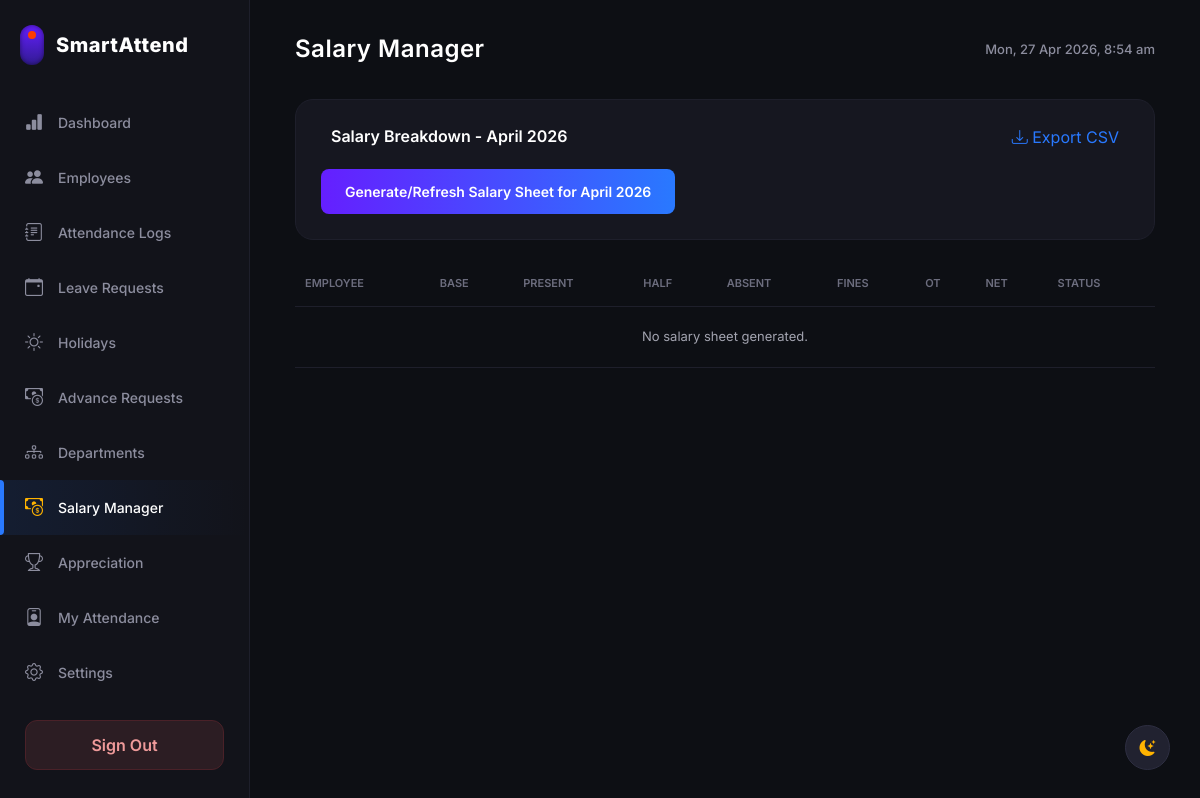
Before: /hr_dashboard.php?page=salary (signed in) with the older database file.
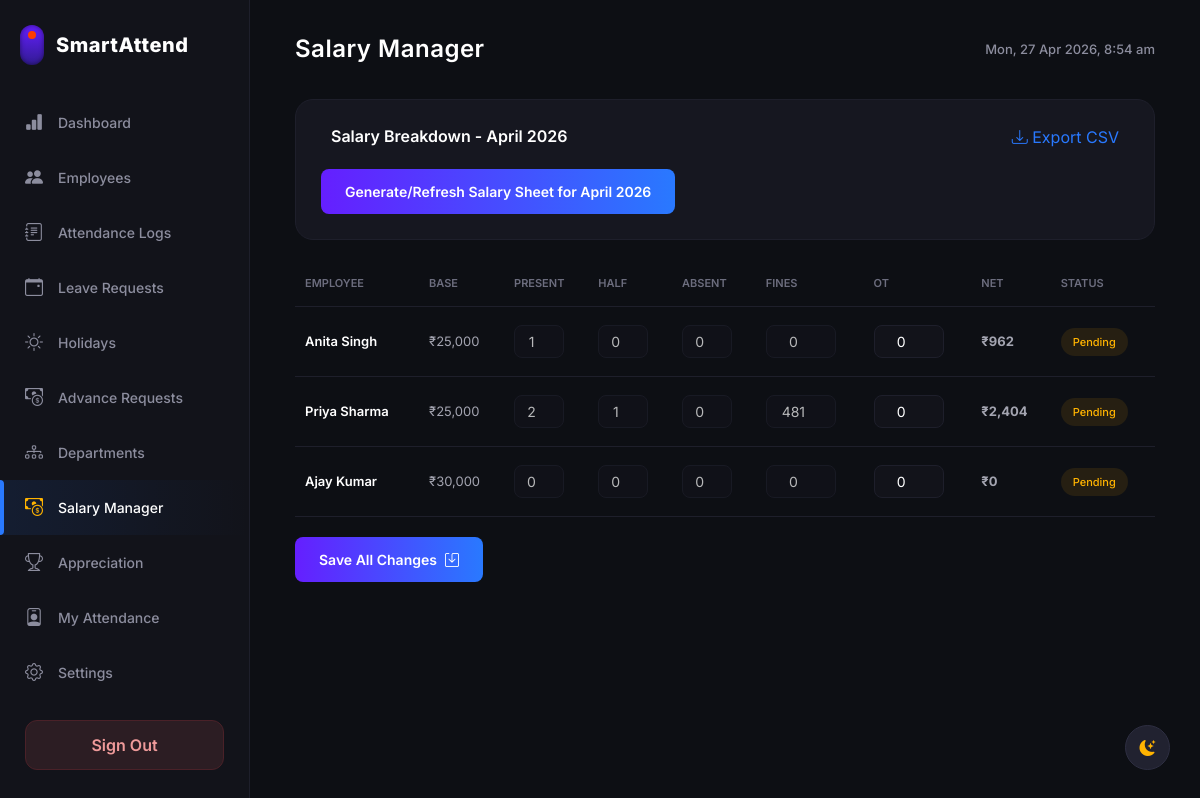
After: the same page with the newer database file.
### tables this page shows
CREATE TABLE `salaries` (
  `id` int(11) NOT NULL,
  `user_id` int(11) NOT NULL,
  `month_year` varchar(50) NOT NULL,
  `base_salary` int(11) NOT NULL,
  `present_days` int(11) NOT NULL DEFAULT 26,
  `half_days` int(11) NOT NULL DEFAULT 0,
  `absent_days` int(11) NOT NULL DEFAULT 0,
  `late_fines` int(11) NOT NULL DEFAULT 0,
  `ot_bonus` int(11) NOT NULL DEFAULT 0,
  `advance_deduction` int(11) NOT NULL DEFAULT 0,
  `net_payable` int(11) NOT NULL,
  `status` varchar(50) DEFAULT 'Pending',
  `created_at` timestamp NOT NULL DEFAULT current_timestamp()
);

CREATE TABLE `users` (
  `id` int(11) NOT NULL,
  `emp_id` varchar(50) DEFAULT NULL,
  `name` varchar(100) NOT NULL,
  `designation` varchar(100) DEFAULT NULL,
  `joining_date` date DEFAULT NULL,
  `email` varchar(100) NOT NULL,
  `phone_number` varchar(20) DEFAULT NULL,
  `password` varchar(255) NOT NULL,
  `role` enum('Admin','HR','Employee') NOT NULL DEFAULT 'Employee',
  `created_at` timestamp NOT NULL DEFAULT current_timestamp(),
  `branch_id` int(11) DEFAULT NULL,
  `department_id` int(11) DEFAULT NULL,
  `base_salary` int(11) NOT NULL DEFAULT 25000,
  `status` varchar(20) DEFAULT 'Active',
  `profile_photo` varchar(255) DEFAULT NULL
);

### hr_dashboard.php (the view, shortened to what the rows shown need)
<?php
require 'db.php';
$hr_branch_id = (int)$_SESSION['branch_id'];
$page = isset($_GET['page']) ? $_GET['page'] : 'dashboard';
function syncBranchSalary($conn, $month, $branch_id) {
    $safe_month = $conn->real_escape_string($month);
}
$search_term = isset($_GET['search']) ? $conn->real_escape_string($_GET['search']) : '';
$search_query = "";
$users = [];
$res = $conn->query("SELECT * FROM users WHERE role IN ('Employee', 'HR') AND branch_id = $hr_branch_id $search_query ORDER BY name ASC");
if($res) while($row = $res->fetch_assoc()) $users[] = $row;
$total_employees = count($users);
$attendance_data = [];
$present_today = count($attendance_data);
$late_today = 0;
$pending_leaves = [];
$pending_advances = [];
$res = $conn->query("SELECT ar.*, u.name as emp_name FROM advance_requests ar JOIN users u ON ar.user_id = u.id WHERE ar.status = 'Pending' AND u.branch_id = $hr_branch_id ORDER BY ar.id DESC");
if($res) while($row = $res->fetch_assoc()) $pending_advances[] = $row;
$total_notifications = count($pending_leaves) + count($pending_advances);
?>
<!DOCTYPE html>
<html lang="en">
<head>
    <link href="https://cdn.jsdelivr.net/npm/bootstrap@5.3.2/dist/css/bootstrap.min.css" rel="stylesheet">
    <link rel="stylesheet" href="https://cdn.jsdelivr.net/npm/bootstrap-icons@1.11.1/font/bootstrap-icons.css">
</head>
<body>
    <div class="sidebar">
        <div class="brand">
            <h1 class="brand-text">SmartAttend</h1>
        </div>
    </div>
    <div class="main-content">
        <?php if ($page === 'dashboard'): ?>
        <div class="top-header">
            <h2>Dashboard (<?= htmlspecialchars($_SESSION['name']) ?>)</h2>
            <div style="display: flex; align-items: center; gap: 15px;">
            <div class="notif-wrapper desktop-notif">
                <button class="notif-btn" id="notifToggleDesktop">
                    <i class="bi bi-bell"></i>
                    <?php if($total_notifications > 0): ?>
                        <span class="notif-badge"><?= $total_notifications ?></span>
                    <?php endif; ?>
                </button>
                <div class="notif-dropdown" id="notifDropdownDesktop">
                    <div class="notif-header">
                        Notifications (<?= $total_notifications ?>)
                    </div>
                    <div class="notif-list">
                        <?php if($total_notifications == 0): ?>
                            <div style="padding: 30px; text-align: center; color: #6c6d7e; font-size: 13px;">No new requests.</div>
                        <?php else: ?>
                            <?php foreach($pending_leaves as $pl): ?>
                                <a href="?page=leave_requests" class="notif-item">
                                    <div class="notif-icon" style="background: rgba(41, 121, 255, 0.1); color: #2979ff;">
                                        <i class="bi bi-calendar-event"></i>
                                    </div>
                                    <div class="notif-content">
                                        <div class="notif-title">Leave Request from <?= htmlspecialchars($pl['emp_name']) ?></div>
                                        <div class="notif-time"><?= date('d M, h:i A', strtotime($pl['created_at'])) ?></div>
                                    </div>
                                </a>
                            <?php endforeach; ?>
                            <?php foreach($pending_advances as $pa): ?>
                                <a href="?page=advance_requests" class="notif-item">
                                    <div class="notif-icon" style="background: rgba(0, 230, 118, 0.1); color: #00e676;">
                                        <i class="bi bi-cash-coin"></i>
                                    </div>
                                    <div class="notif-content">
                                        <div class="notif-title">Advance Request from <?= htmlspecialchars($pa['emp_name']) ?> (₹<?= number_format($pa['amount']) ?>)</div>
                                        <div class="notif-time"><?= date('d M, h:i A', strtotime($pa['created_at'])) ?></div>
                                    </div>
                                </a>
                            <?php endforeach; ?>
                        <?php endif; ?>
                    </div>
                </div>
            </div>
            <div class="header-date" id="topClock"></div>
        </div>
        </div>
        <div class="summary-cards">
            <div class="card-summary">
                <div class="card-title-sm">BRANCH EMPLOYEES</div>
                <div class="card-value val-blue"><?= $total_employees ?></div>
                <div class="card-subtext">Registered in your branch</div>
            </div>
            <div class="card-summary">
                <div class="card-title-sm">PRESENT TODAY</div>
                <div class="card-value val-green"><?= $present_today ?></div>
                <div class="card-subtext">Checked in</div>
            </div>
            <div class="card-summary">
                <div class="card-title-sm">LATE TODAY</div>
                <div class="card-value val-orange"><?= $late_today ?></div>
                <div class="card-subtext">After 09:30 AM</div>
            </div>
            <div class="card-summary">
                <div class="card-title-sm">BRANCH FINES</div>
                <?php
                $m_start = date('Y-m-01');
                $m_end = date('Y-m-t');
                $f_res = $conn->query("SELECT SUM(salary_deduction) as total FROM attendance a JOIN users u ON a.user_id = u.id WHERE u.branch_id = $hr_branch_id AND a.date BETWEEN '$m_start' AND '$m_end'");
                $total_fines = $f_res->fetch_assoc()['total'] ?? 0;
                ?>
                <div class="card-value val-red">₹<?= number_format($total_fines) ?></div>
                <div class="card-subtext">This month</div>
            </div>
        </div>
        <div class="table-wrapper">
            <div class="table-header-flex">
                <div style="display: flex; align-items: center; gap: 20px;">
                    <h3>Today's Live Attendance (Your Branch)</h3>
                    <form method="GET" style="margin: 0; display: flex; align-items: center; gap: 12px;">
                        <input type="hidden" name="page" value="dashboard">
                        <div style="position: relative; display: flex; align-items: center;">
                            <i class="bi bi-search" style="position: absolute; left: 12px; color: #8c8d9e; font-size: 13px;"></i>
                            <input type="text" name="search" value="<?= htmlspecialchars($search_term) ?>" placeholder="Search name, ID, role..."
                                style="background: rgba(255,255,255,0.05); border: 1px solid rgba(255,255,255,0.1); color: #fff; padding: 7px 12px 7px 35px; border-radius: 8px; font-size: 13px; outline: none; width: 220px; transition: border-color 0.2s;">
                        </div>
                        <?php if($search_term != ''): ?>
                            <a href="?page=dashboard" style="color: #ff5252; font-size: 13px; text-decoration: none;"><i class="bi bi-x-circle"></i> Clear</a>
                        <?php endif; ?>
                    </form>
                </div>
                <div class="date" id="tableDate"></div>
            </div>
            <table class="app-table">
                <thead>
                    <tr>
                        <th>EMPLOYEE</th>
                        <th>ID</th>
                        <th>SELFIE</th>
                        <th>CHECK IN</th>
                        <th>CHECK OUT</th>
                        <th>BREAK</th>
                        <th>HOURS</th>
                        <th>STATUS</th>
                        <th>FINE</th>
                    </tr>
                </thead>
                <tbody>
                    <?php foreach($users as $u):
                        $att = $attendance_data[$u['id']] ?? null;
                        $status_badge = '<span class="badge-absent">Absent</span>';
                        if ($att) {
                            $clr = $att['status'] == 'Present' ? '#00e676' : ($att['status'] == 'Half Day' ? '#ffb300' : '#ff5252');
                            $bg = $att['status'] == 'Present' ? 'rgba(0,230,118,0.1)' : ($att['status'] == 'Half Day' ? 'rgba(255,179,0,0.1)' : 'rgba(255,82,82,0.1)');
                            $status_badge = "<span style='color: $clr; background: $bg; padding: 4px 10px; border-radius: 20px; font-size: 11px; font-weight: 600;'>".$att['status']."</span>";
                        }
                    ?>
                    <tr>
                        <td>
                            <div style="display: flex; flex-direction: column;">
                                <span style="font-weight: 600; color: #fff;"><?= htmlspecialchars($u['name']) ?></span>
                                <span style="font-size: 11px; color: #8c8d9e;"><?= htmlspecialchars($u['designation'] ?: $u['role']) ?></span>
                            </div>
                        </td>
                        <td style="font-family: monospace; font-weight: 500;"><?= htmlspecialchars($u['emp_id'] ?: 'E-XXXX') ?></td>
                        <td>
                            <?php if($att && $att['check_in_selfie']): ?>
                                <i class="bi bi-camera-fill" style="color: #2979ff; cursor: pointer; font-size: 18px;" onclick="showSelfie('<?= $att['check_in_selfie'] ?>')"></i>
                            <?php else: ?>
                                <span class="text-dash">&mdash;</span>
                            <?php endif; ?>
                        </td>
                        <td style="color: #00e676; font-weight: 500;"><?= ($att && $att['check_in']) ? date('H:i', strtotime($att['check_in'])) : '&mdash;' ?></td>
                        <td style="color: #ff5252; font-weight: 500;"><?= ($att && $att['check_out']) ? date('H:i', strtotime($att['check_out'])) : '&mdash;' ?></td>
                        <td>
                            <?php if($att && $att['break_start']): ?>
                                <div style="font-size: 11px; color: #ffb300;">Start: <?= date('H:i', strtotime($att['break_start'])) ?></div>
                                <div style="font-size: 11px; color: #ffb300;">End: <?= $att['break_end'] ? date('H:i', strtotime($att['break_end'])) : 'Active' ?></div>
                            <?php else: ?>
                                <span class="text-dash">&mdash;</span>
                            <?php endif; ?>
                        </td>
                        <td><?= ($att && $att['working_hours']) ? round($att['working_hours'], 1) . 'h' : '&mdash;' ?></td>
                        <td><?= $status_badge ?></td>
                        <td style="color: #ff5252; font-weight: 600;"><?= ($att && $att['salary_deduction'] > 0) ? '₹' . number_format($att['salary_deduction']) : '&mdash;' ?></td>
                    </tr>
                    <?php endforeach; ?>
                </tbody>
            </table>
        </div>
        <?php elseif ($page === 'salary'):
            $selected_month = isset($_GET['month']) ? $_GET['month'] : date('F Y');
            $safe_month = $conn->real_escape_string($selected_month);
            $s_res = $conn->query("SELECT s.*, u.name, u.role FROM salaries s JOIN users u ON s.user_id = u.id WHERE s.month_year = '$safe_month' AND u.branch_id = $hr_branch_id ORDER BY s.user_id ASC");
            $salary_records = [];
            while($s = $s_res->fetch_assoc()) $salary_records[] = $s;
        ?>
        <div class="top-header"><h2>Salary Manager</h2><div class="header-date" id="topClock"></div></div>
            <form method="POST">
                <table class="app-table">
                    <thead>
                        <tr>
                            <th>EMPLOYEE</th>
                            <th>BASE</th>
                            <th>PRESENT</th>
                            <th>HALF</th>
                            <th>ABSENT</th>
                            <th>FINES</th>
                            <th>OT</th>
                            <th>NET</th>
                            <th>STATUS</th>
                        </tr>
                    </thead>
                    <tbody>
                        <?php if(empty($salary_records)): ?>
                            <tr><td colspan="9" style="text-align:center; padding: 20px;">No salary sheet generated.</td></tr>
                        <?php else: foreach($salary_records as $s): ?>
                        <tr class="salary-row">
                            <td>
                                <div style="font-weight: 600; color: #fff;"><?= htmlspecialchars($s['name']) ?></div>
                            </td>
                            <td class="base-val" data-base="<?= $s['base_salary'] ?>">₹<?= number_format($s['base_salary']) ?></td>
                            <td><input type="number" name="present[<?= $s['id'] ?>]" value="<?= $s['present_days'] ?>" class="form-control-dark calc-input p-count" readonly style="width: 50px; padding: 5px; text-align: center; opacity: 0.7; cursor: not-allowed;"></td>
                            <td><input type="number" name="half[<?= $s['id'] ?>]" value="<?= $s['half_days'] ?>" class="form-control-dark calc-input h-count" readonly style="width: 50px; padding: 5px; text-align: center; opacity: 0.7; cursor: not-allowed;"></td>
                            <td><input type="number" name="absent[<?= $s['id'] ?>]" value="<?= $s['absent_days'] ?>" class="form-control-dark a-count" readonly style="width: 50px; padding: 5px; text-align: center; opacity: 0.7; cursor: not-allowed;"></td>
                            <td><input type="number" name="fine[<?= $s['id'] ?>]" value="<?= $s['late_fines'] ?>" class="form-control-dark calc-input f-count" readonly style="width: 70px; padding: 5px; text-align: center; opacity: 0.7; cursor: not-allowed;"></td>
                            <td><input type="number" name="ot[<?= $s['id'] ?>]" value="<?= $s['ot_bonus'] ?>" class="form-control-dark calc-input o-count" style="width: 70px; padding: 5px; text-align: center;"></td>
                            <td class="net-payable val-green" style="font-weight: 700;">₹<?= number_format($s['net_payable']) ?></td>
                            <td><span class="badge-pending"><?= $s['status'] ?></span></td>
                        </tr>
                        <?php endforeach; endif; ?>
                    </tbody>
                </table>
            </form>
        </div>
        <?php else: ?>
            <div class="card-summary"><h3>Content for <?= ucfirst($page) ?> (Filtered by Branch)</h3><p>This section is being adapted for branch-specific HR management.</p></div>
        <?php endif; ?>
</body>
</html>

Changed rows visible on the page:
added salaries: user.name "Anita Singh", base_salary "25,000", id+present_days "1", half_days "0", absent_days "0", late_fines "0", ot_bonus "0", net_payable "962", status "Pending"
added salaries: user.name "Priya Sharma", base_salary "25,000", id+present_days "2", half_days "1", absent_days "0", late_fines "481", ot_bonus "0", net_payable "2,404", status "Pending"
added salaries: user.name "Ajay Kumar", base_salary "30,000", present_days "0", half_days "0", absent_days "0", late_fines "0", ot_bonus "0", net_payable "0", status "Pending"
Other visible differences:
text no longer shown: "No salary sheet generated."
text now shown: "Save All Changes"
